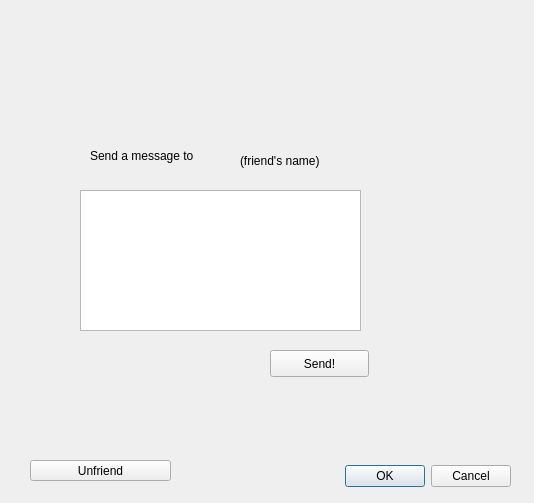
<?xml version="1.0" encoding="UTF-8"?>
<ui version="4.0">
 <class>FriendDialog</class>
 <widget class="QDialog" name="FriendDialog">
  <property name="geometry">
   <rect>
    <x>0</x>
    <y>0</y>
    <width>534</width>
    <height>503</height>
   </rect>
  </property>
  <property name="windowTitle">
   <string>Dialog</string>
  </property>
  <widget class="QDialogButtonBox" name="buttonBox">
   <property name="geometry">
    <rect>
     <x>170</x>
     <y>460</y>
     <width>341</width>
     <height>32</height>
    </rect>
   </property>
   <property name="orientation">
    <enum>Qt::Horizontal</enum>
   </property>
   <property name="standardButtons">
    <set>QDialogButtonBox::Cancel|QDialogButtonBox::Ok</set>
   </property>
  </widget>
  <widget class="QLabel" name="label">
   <property name="geometry">
    <rect>
     <x>90</x>
     <y>140</y>
     <width>141</width>
     <height>31</height>
    </rect>
   </property>
   <property name="text">
    <string>Send a message to </string>
   </property>
  </widget>
  <widget class="QLabel" name="label_2">
   <property name="geometry">
    <rect>
     <x>240</x>
     <y>150</y>
     <width>141</width>
     <height>21</height>
    </rect>
   </property>
   <property name="text">
    <string>(friend's name)</string>
   </property>
  </widget>
  <widget class="QTextEdit" name="textEdit">
   <property name="geometry">
    <rect>
     <x>80</x>
     <y>190</y>
     <width>281</width>
     <height>141</height>
    </rect>
   </property>
  </widget>
  <widget class="QPushButton" name="pushButton">
   <property name="geometry">
    <rect>
     <x>270</x>
     <y>350</y>
     <width>99</width>
     <height>27</height>
    </rect>
   </property>
   <property name="text">
    <string>Send!</string>
   </property>
  </widget>
  <widget class="QPushButton" name="pushButton_2">
   <property name="geometry">
    <rect>
     <x>30</x>
     <y>460</y>
     <width>141</width>
     <height>21</height>
    </rect>
   </property>
   <property name="text">
    <string>Unfriend</string>
   </property>
  </widget>
 </widget>
 <resources/>
 <connections>
  <connection>
   <sender>buttonBox</sender>
   <signal>accepted()</signal>
   <receiver>FriendDialog</receiver>
   <slot>accept()</slot>
   <hints>
    <hint type="sourcelabel">
     <x>248</x>
     <y>254</y>
    </hint>
    <hint type="destinationlabel">
     <x>157</x>
     <y>274</y>
    </hint>
   </hints>
  </connection>
  <connection>
   <sender>buttonBox</sender>
   <signal>rejected()</signal>
   <receiver>FriendDialog</receiver>
   <slot>reject()</slot>
   <hints>
    <hint type="sourcelabel">
     <x>316</x>
     <y>260</y>
    </hint>
    <hint type="destinationlabel">
     <x>286</x>
     <y>274</y>
    </hint>
   </hints>
  </connection>
 </connections>
</ui>
